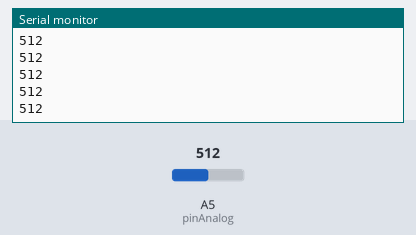
Simulated run of this sketch. Board: Arduino Uno, built with avr-gcc and run on an emulated ATmega328P. Shown: the last lines printed to the serial monitor. Inputs (shaded band) come from the test bench; at power-on: A5 (pinAnalog) = 512.

Above: at 1.2 s.
1.3 s: A5 (pinAnalog) set to 716
At 1.56 s:
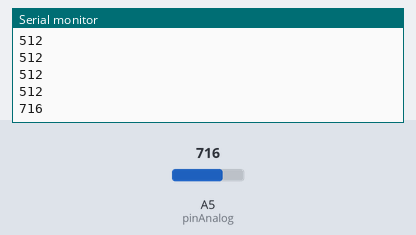
2.8 s: A5 (pinAnalog) set to 900
At 2.96 s:
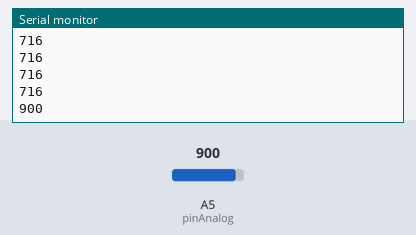
Timing chart, 0 to 5.8 s (numbered marks = the images above; inputs shaded):
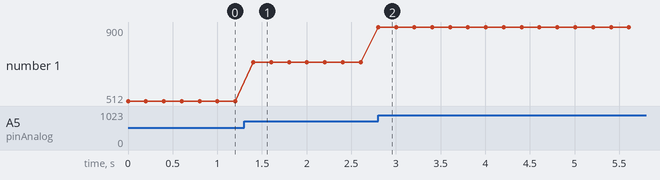

Measured:
- after the input at 1.3 s, the serial monitor: prints a new line after 0.10 s (image 1)
- after the input at 2.8 s, the serial monitor: prints a new line at once (image 2)
- plotted number 1: 512 → 716 after the input at 1.3 s, 716 → 900 after the input at 2.8 s

The sketch:

potentiometer.ino
```cpp
#define pinAnalog 5

int value = 0;

void setup() {
  Serial.begin(9600);
}

void loop() {
  value = analogRead(pinAnalog);
  Serial.println(value);
  delay(200);
}
```
